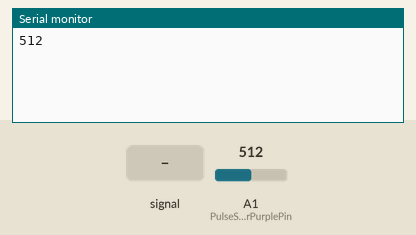
Simulated run of this sketch. Board: Arduino Uno, built with avr-gcc and run on an emulated ATmega328P. Parts: the last lines printed to the serial monitor. The inputs (shaded band) are chosen by the test bench; at power-on: A1 (PulseSensorPurplePin) = 512.

Above: at 2.8 s.
2.9 s: A1 (PulseSensorPurplePin) fed a 200 Hz sine of ±81 counts around its level
At 3.6 s:
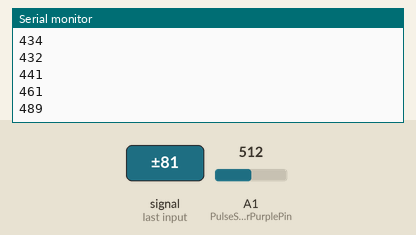
5.5 s: A1 (PulseSensorPurplePin) set to 716
At 6.3 s:
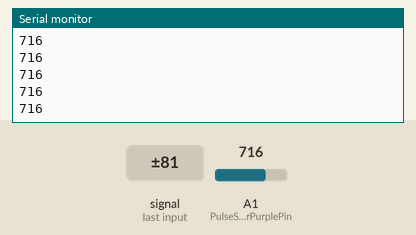
7.0 s: A1 (PulseSensorPurplePin) fed a 1000 Hz sine of ±255 counts around its level
8.5 s: A1 (PulseSensorPurplePin) set to 900
At 9.4 s:
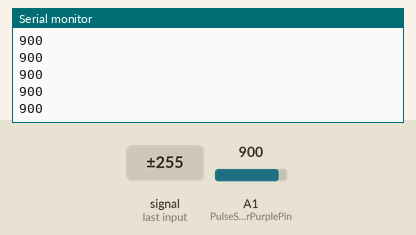
Timing chart, 0 to 11.0 s (numbered marks = the images above; inputs shaded):
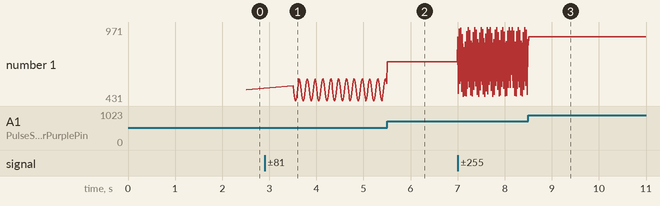

The sketch:

PulseECGsensor.ino
```cpp
int PulseSensorPurplePin = A1;
int LED13 = 13;

int Signal;
int threshold = 0;

unsigned long time1=0;
unsigned long time2=0;


void setup() {
//  pinMode(LED13,OUTPUT);
  Serial.begin(9600);

}


void loop() {

  for(int i=0;i<200;i++)
  {
    delay(10);
  }

  threshold=analogRead(A1);

  for(int i=0;i<50;i++)
  {
    int x=analogRead(A1);
    if(threshold<x)
    {
      threshold=x;
    }

    delay(10);
  }

  Serial.println(threshold);

  delay(1000);

  int count=0;

  for(int i=0;i<6000;i++)
  {

    Signal = analogRead(A1);
    Serial.println(Signal);
    time2=millis();

    if(Signal>threshold*0.98 && (time2-time1)>500)
    {
      count++;
      Serial.print("c=");
      Serial.println(count);
      time1=millis();
    }

    delay(10);
  }

   Serial.print("BPM=");
   Serial.println(count);

delay(5000);


}
```

Measured:
- after the input at 2.9 s, the serial monitor: prints a new line after 0.61 s (image 1)
- plotted number 1: 512 → 557 after the input at 2.9 s
